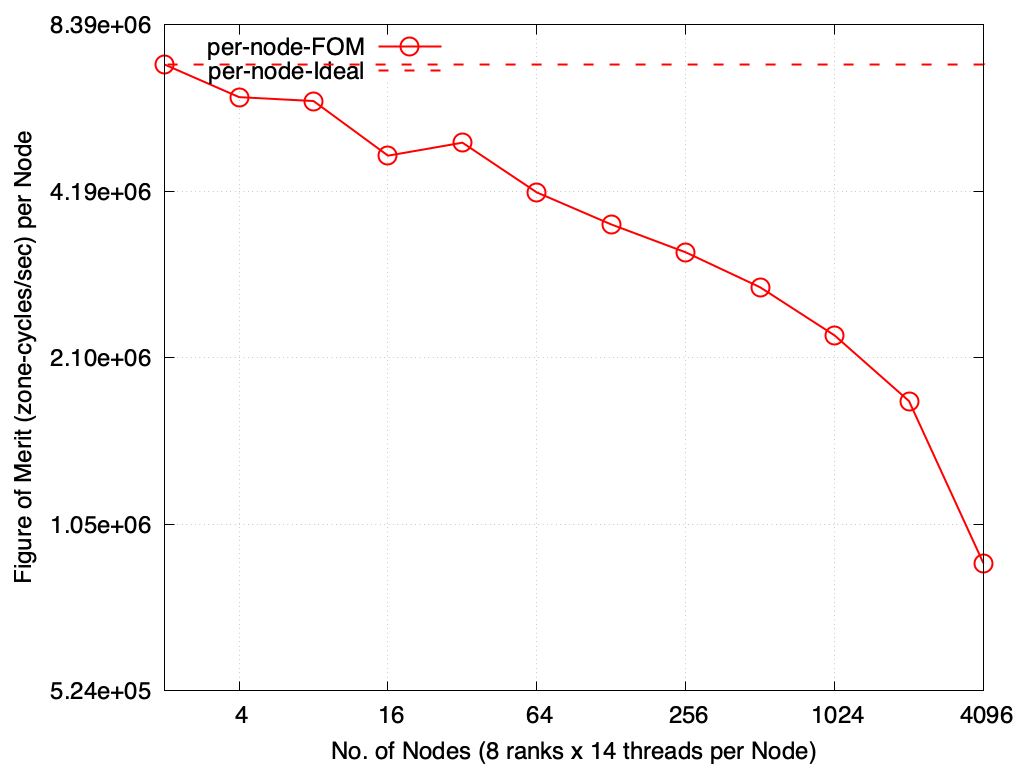

Recreate this plot in gnuplot.
#!/usr/bin/gnuplot
set terminal pngcairo enhanced size 1024, 768 dashed font 'Helvetica,18'

#set title "Parthenon-VIBE weak-scaling on Crossroads" font "serif,22"
set xlabel "No. of Nodes (8 ranks x 14 threads per Node)"
set ylabel "Figure of Merit (zone-cycles/sec) per Node"
set format y "%.2e"
set xrange [2:4096]
set key left top

set logscale x 2
set logscale y 2

set grid
show grid

set datafile separator comma
set key autotitle columnheader

set style line 1 linetype 6 dashtype 1 linecolor rgb "#FF0000" linewidth 2 pointtype 6 pointsize 3
set style line 2 linetype 1 dashtype 2 linecolor rgb "#FF0000" linewidth 2

set output "weak.png"
plot "weak.csv" using 1:3 with linespoints linestyle 1, "" using 1:4 with line linestyle 2

set output "weak-august.png"
plot "weak-august.csv" using 1:3 with linespoints linestyle 1, "" using 1:4 with line linestyle 2
